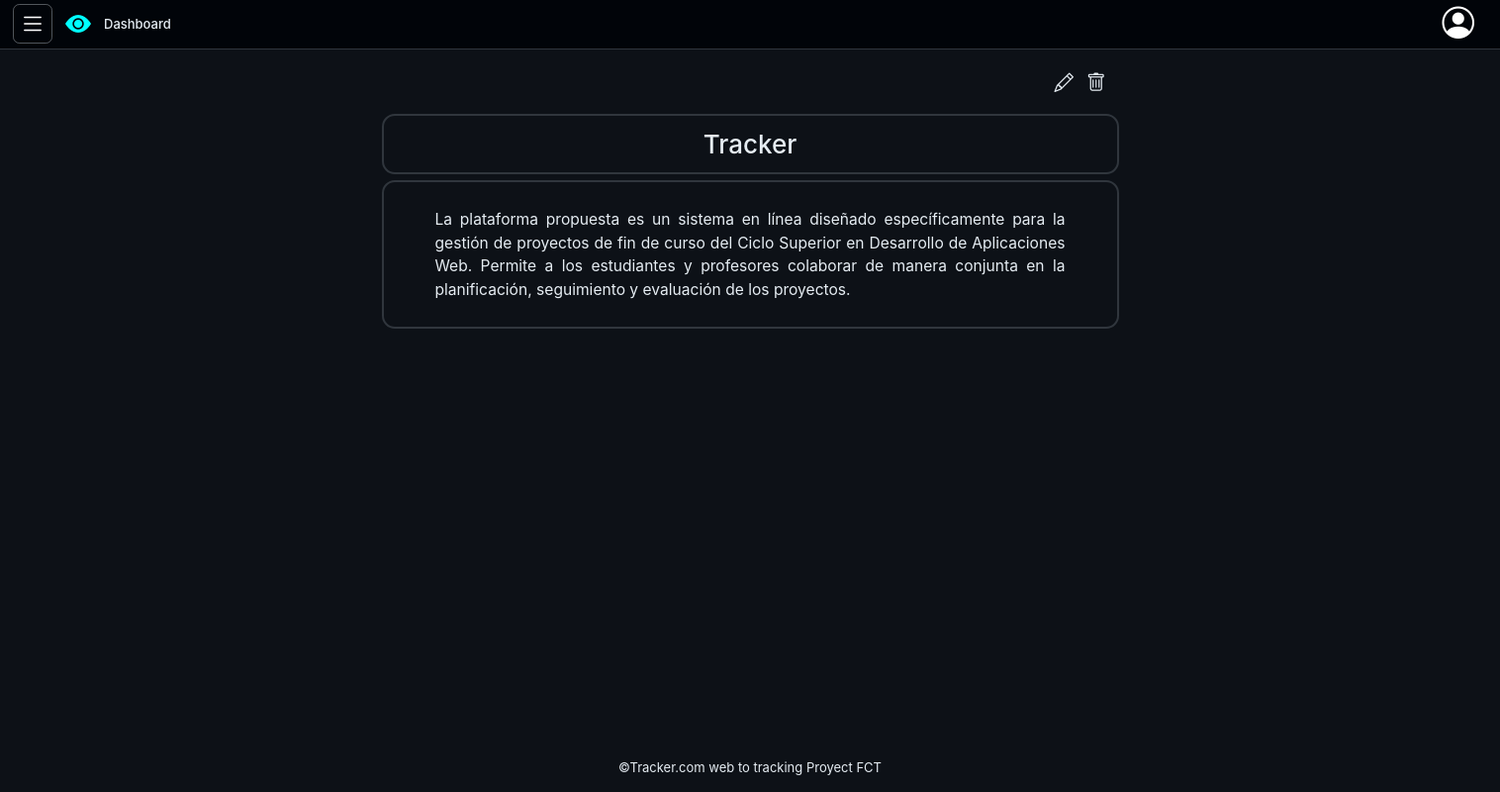
The page /dashboard.php?descripcion (signed in) on the database its author committed.
### tables this page shows
CREATE TABLE `descripcion` (
  `id_Alumno` int(11) NOT NULL PRIMARY KEY,
  `titulo` varchar(50) NOT NULL,
  `descripcion` varchar(10000) NOT NULL,
  FOREIGN KEY (id_Alumno) REFERENCES usuarios(id) ON DELETE CASCADE
);

### php/conexion.php (called while the page is built, shortened)
<?php
class Conexion extends PDO
{
    private $host = 'localhost';
    private $BBDD = 'tracker';
    public function __construct()
    {
        $dsn = "mysql:host=$this->host;dbname=$this->BBDD;charset=utf8";
    }
    function descripcionProyecto($id_Alumno)
    {
        $sql = 'SELECT * FROM descripcion WHERE id_Alumno = ?';
        $stmt = $this->prepare($sql);
        $stmt->bindParam(1, $id_Alumno, PDO::PARAM_INT);
        $stmt->execute();
        if ($stmt->rowCount() > 0) {
            return $stmt->fetch(PDO::FETCH_ASSOC);
        } else {
            return false;
        }
    }
}

### php/descripcion.php (the view)
<?php
require_once "conexion.php";
if (!(new Conexion)->descripcionProyecto($_SESSION["usuario"]->id)) {
    echo '
        <form action="php/modificador.php" method="POST" id="formSubir">
            <div>
                <label for="upload">
                    <input type="submit" name="subirdescripcion" id="upload">
                    <i class="bi bi-upload"></i>
                </label>
            </div>
            <input type="text" placeholder="Título" name="titulo">
            <textarea name="contenido" id="read-only-cursor-text-area" placeholder="Descripción" data-testid="read-only-cursor-text-area"
                aria-label="file content" aria-readonly="true" inputmode="none" tabindex="0" aria-multiline="true"
                aria-haspopup="false" data-gramm="false" data-gramm_editor="false" data-enable-grammarly="false"
                spellcheck="false" autocorrect="off" autocapitalize="off" autocomplete="off"
                data-ms-editor="false"></textarea>
        </form>';
} else {
    if (isset($_GET["modificar"])) {
        $descripcion = (new Conexion)->descripcionProyecto($_SESSION["usuario"]->id);
        echo '
            <form action="php/modificador.php" method="POST" id="formModificar">
                <div>
                    <label for="upload">
                        <input type="submit" name="modificardescripcion" id="upload">
                        <i class="bi bi-upload"></i>
                    </label>
                </div>
                <input type="text" placeholder="Título" name="titulo" value="' . $descripcion["titulo"] . '">
                <textarea name="contenido" id="read-only-cursor-text-area" placeholder="Descripción" data-testid="read-only-cursor-text-area"
                    aria-label="file content" aria-readonly="true" inputmode="none" tabindex="0" aria-multiline="true"
                    aria-haspopup="false" data-gramm="false" data-gramm_editor="false" data-enable-grammarly="false"
                    spellcheck="false" autocorrect="off" autocapitalize="off" autocomplete="off"
                    data-ms-editor="false">' . $descripcion["descripcion"] . '</textarea>
            </form>';
    } else {
        $descripcion = (new Conexion)->descripcionProyecto($_SESSION["usuario"]->id);
        echo "<div id=\"contenidoDescripcion\">
        <div id=\"botones\">
            <form action=\"dashboard.php\" method=\"GET\">
                <button type=\"submit\" name=\"modificar\"><i class=\"bi bi-pencil\"></i></button>
                <input type=\"hidden\" name=\"descripcion\" value=\"true\">
            </form>
            <form action=\"php/modificador.php\" method=\"GET\">
                <button type=\"submit\" name=\"eliminardescripcion\"><i class=\"bi bi-trash\"></i></button>
                <input type=\"hidden\" name=\"id\" value=\"" . $_SESSION["usuario"]->id . "\">
            </form>
        </div>
        <h2>{$descripcion["titulo"]}</h2>
        <p>{$descripcion["descripcion"]}</p>
    </div>";
    }
}
?>

### css/styles.css (style rules this page uses)
*, *::after, *::before { margin: 0; padding: 0; box-sizing: border-box; }
:root { font-size: 13px; font-family: Verdana, Geneva, Tahoma, sans-serif; }
body { width: 100vw; min-height: 100vh; display: flex; flex-direction: column; justify-content: space-between; overflow-x: hidden; overflow-y: auto; background-color: #010409; }
body #main-dashboard div { width: 100%; height: 2rem; position: relative; }
body #main-dashboard #botones { margin: 0.5rem 0 0.5rem 0; display: flex; flex-direction: row; justify-content: end; gap: 1rem; padding-right: 1rem; }
body #main-dashboard #botones form { width: -moz-min-content; width: min-content; }
body #main-dashboard #botones form button { background-color: transparent; outline: none; border: none; }
body #main-dashboard #botones form button i { color: #E6EDF3; font-size: 1.5rem; }
body #main-dashboard #contenidoDescripcion { width: 50%; height: auto; color: #E6EDF3; margin: 0 auto; border-radius: 1rem; display: flex; flex-direction: column; }
body #main-dashboard #contenidoDescripcion h2 { text-align: center; border: 2px solid #30363d; border-radius: 1rem; padding: 1rem; margin-top: 1rem; font-size: 2rem; }
body #main-dashboard #contenidoDescripcion p { width: 100%; height: 100%; border: 2px solid #30363d; border-radius: 1rem; padding: 2rem 4rem; font-size: 1.2rem; flex-grow: 1; overflow-wrap: break-word; text-align: justify; }

### rows shown on the page
descripcion: titulo "Tracker", descripcion "La plataforma propuesta es un sistema en línea diseñado específicamente para la gestión de proyectos de fin de curso del Ciclo Superior en Desarrollo de Aplicaciones Web. Permite a los estudiantes y profesores colaborar de manera conjunta en la planificación, seguimiento y evaluación de los proyectos."
